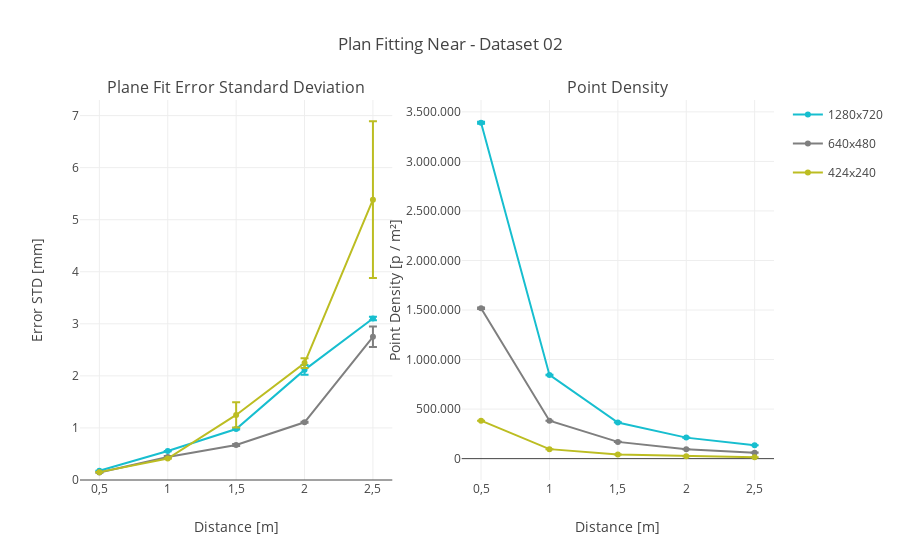

Source (notebook cell):
### Code cell
plotPlaneData(pcDataNear02, 'Plan Fitting Near - Dataset 02')

### Figure 1 — Plotly figure (JSON) as saved in the notebook; plotly's stock layout.template omitted (floating-point values rounded to 4 significant figures)
{"data": [{"error_y": {"array": [0.0005142, 0.002971, 0.01016, 0.09497, 0.03446], "color": "rgb(23, 190, 207)", "symmetric": true, "type": "data", "visible": true}, "legendgroup": "1280x720", "line": {"color": "rgb(23, 190, 207)"}, "name": "1280x720", "showlegend": true, "type": "scatter", "x": [0.5, 1, 1.5, 2, 2.5], "xaxis": "x1", "y": [0.1793, 0.5565, 0.9798, 2.116, 3.104], "yaxis": "y1"}, {"error_y": {"array": [0.00494, 0.01557, 0.01885, 0.008858, 0.196], "color": "rgb(127, 127, 127)", "symmetric": true, "type": "data", "visible": true}, "legendgroup": "640x480", "line": {"color": "rgb(127, 127, 127)"}, "name": "640x480", "showlegend": true, "type": "scatter", "x": [0.5, 1, 1.5, 2, 2.5], "xaxis": "x1", "y": [0.1441, 0.4434, 0.671, 1.108, 2.751], "yaxis": "y1"}, {"error_y": {"array": [0.003079, 0.005425, 0.2423, 0.09257, 1.505], "color": "rgb(188, 189, 34)", "symmetric": true, "type": "data", "visible": true}, "legendgroup": "424x240", "line": {"color": "rgb(188, 189, 34)"}, "name": "424x240", "showlegend": true, "type": "scatter", "x": [0.5, 1, 1.5, 2, 2.5], "xaxis": "x1", "y": [0.151, 0.4131, 1.25, 2.246, 5.385], "yaxis": "y1"}, {"error_y": {"array": [9969.0, 2361.0, 1190.0, 1173.0, 706.3], "color": "rgb(23, 190, 207)", "symmetric": true, "type": "data", "visible": true}, "legendgroup": "1280x720", "line": {"color": "rgb(23, 190, 207)"}, "name": "1280x720", "showlegend": false, "type": "scatter", "x": [0.5, 1, 1.5, 2, 2.5], "xaxis": "x2", "y": [3390000.0, 845100.0, 365100.0, 212000.0, 135000.0], "yaxis": "y2"}, {"error_y": {"array": [7237.0, 347.0, 498.2, 178.2, 389.8], "color": "rgb(127, 127, 127)", "symmetric": true, "type": "data", "visible": true}, "legendgroup": "640x480", "line": {"color": "rgb(127, 127, 127)"}, "name": "640x480", "showlegend": false, "type": "scatter", "x": [0.5, 1, 1.5, 2, 2.5], "xaxis": "x2", "y": [1518000.0, 383100.0, 169100.0, 94000.0, 60430.0], "yaxis": "y2"}, {"error_y": {"array": [249.0, 32.76, 739.4, 121.3, 689.1], "color": "rgb(188, 189, 34)", "symmetric": true, "type": "data", "visible": true}, "legendgroup": "424x240", "line": {"color": "rgb(188, 189, 34)"}, "name": "424x240", "showlegend": false, "type": "scatter", "x": [0.5, 1, 1.5, 2, 2.5], "xaxis": "x2", "y": [383200.0, 95870.0, 41130.0, 24040.0, 13890.0], "yaxis": "y2"}], "layout": {"annotations": [{"font": {"size": 16}, "showarrow": false, "text": "Plane Fit Error Standard Deviation", "x": 0.225, "xanchor": "center", "xref": "paper", "y": 1, "yanchor": "bottom", "yref": "paper"}, {"font": {"size": 16}, "showarrow": false, "text": "Point Density", "x": 0.775, "xanchor": "center", "xref": "paper", "y": 1, "yanchor": "bottom", "yref": "paper"}], "separators": ",.", "title": "Plan Fitting Near - Dataset 02", "xaxis1": {"anchor": "y1", "domain": [0, 0.45], "title": "Distance [m]"}, "xaxis2": {"anchor": "y2", "domain": [0.55, 1], "title": "Distance [m]"}, "yaxis1": {"anchor": "x1", "domain": [0, 1], "range": [0, 7.3], "title": "Error STD [mm]"}, "yaxis2": {"anchor": "x2", "domain": [0, 1], "hoverformat": ",.2f", "tickformat": ",d", "title": "Point Density [p / m²]"}}}
